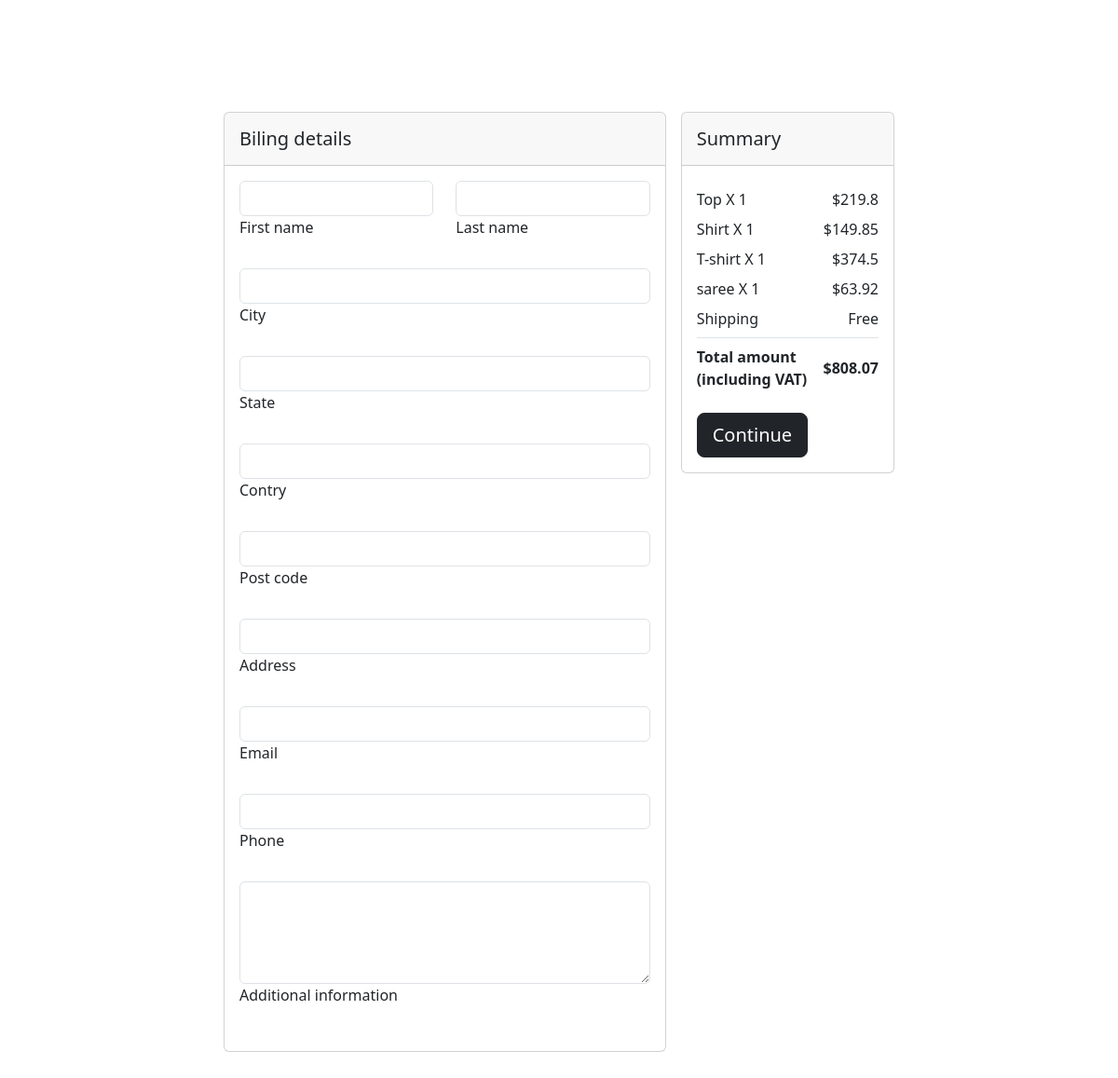
Screenshot of /checkout/ (signed in) with the database file from the repository.
### Home/models.py (models this page shows)
class shopingCart(models.Model):
    user=models.ForeignKey(User, on_delete=models.CASCADE)
    Product = models.ForeignKey(Product,on_delete=models.CASCADE)
    quntity=models.IntegerField(null=True,blank=True)
    color=models.TextField(max_length=25, null=True,blank=True)
    size=models.TextField(max_length=25, null=True,blank=True)
    price=models.FloatField(null=True,blank=True)
    total_price=models.FloatField(null=True,blank=True)
    image=models.ImageField(upload_to='images',blank=True)

class Product(models.Model):
    id=models.TextField(primary_key=True,unique=True)
    name=models.TextField(max_length=25, null=True,blank=True)
    buyer= models.ForeignKey(buyer, on_delete=models.CASCADE)
    category = models.ForeignKey(category, on_delete=models.CASCADE)
    image=models.ImageField(upload_to='images',blank=True)
    size=models.ManyToManyField('size')
    color=models.ManyToManyField('color')
    description=models.TextField(max_length=100, null=True,blank=True)
    price= models.FloatField(null=True,blank=True)
    off= models.IntegerField(null=True,blank=True)
    posted_by=models.ForeignKey(User,on_delete=models.CASCADE, null=True,blank=True)
    availability=models.ForeignKey(availability, on_delete=models.CASCADE)

### Home/views.py (the view)
# urls.py: path('checkout/', checkout, name='checkout'),
@login_required(login_url="Loginpage")
def checkout(request):
    user_id=request.user.id
    user =User.objects.get(id=user_id)
    product = shopingCart.objects.filter(user=user)
    total_amount=0
    for i in product:
        total_amount=i.total_price+total_amount
    amount=int(total_amount)
    context={
        'amount':total_amount,
        'product_list':product,
        }
    return render(request, 'orderplace.html',context)

### templates/orderplace.html (shortened to what this page needs)
<!doctype html>
<html lang="en">
  <head>
    <link href="https://cdn.jsdelivr.net/npm/bootstrap@5.3.0-alpha1/dist/css/bootstrap.min.css" rel="stylesheet">
  </head>
  <body>
    <div class="main-div">
    <div class="row g-3">
        <div class="col-md-8 mb-4">
          <div class="card mb-4">
            <div class="card-header py-3">
              <h5 class="mb-0">Biling details</h5>
            </div>
            <div class="card-body">
              <form action="{% url 'orderupdate' %}" method="post" enctype="multipart/form-data">
                <div class="row mb-4">
                  <div class="col">
                    <div class="form-outline">
                      <input type="text" id="form7Example1" class="form-control" name="fname" required/>
                      <label class="form-label" for="form7Example1">First name</label>
                    </div>
                  </div>
                  <div class="col">
                    <div class="form-outline">
                      <input type="text" id="form7Example2" class="form-control" name="lname" required/>
                      <label class="form-label" for="form7Example2">Last name</label>
                    </div>
                  </div>
                </div>
                <div class="form-outline mb-4">
                  <input type="text" id="form7Example3" class="form-control" name="city" required/>
                  <label class="form-label" for="form7Example3">City</label>
                </div>
                <div class="form-outline mb-4">
                  <input type="text" id="form7Example3" class="form-control" name="state" required />
                  <label class="form-label" for="form7Example3">State</label>
                </div>
                <div class="form-outline mb-4">
                  <input type="text" id="form7Example3" class="form-control" name="country" required/>
                  <label class="form-label" for="form7Example3">Contry</label>
                </div>
                <div class="form-outline mb-4">
                  <input type="text" id="form7Example3" class="form-control" name=" pcode"pattern="[1-9]{1}[0-9]{5}|[1-9]{1}[0-9]{3}\\s[0-9]{3}" require/>
                  <label class="form-label" for="form7Example3"  d>Post code</label>
                </div>
                <div class="form-outline mb-4">
                  <input type="text" id="form7Example4" class="form-control" name="addres" required/>
                  <label class="form-label" for="form7Example4">Address</label>
                </div>
                <div class="form-outline mb-4">
                  <input type="email" id="form7Example5" class="form-control" name="email" pattern="[a-z0-9._%+-]+@[a-z0-9.-]+\.[a-z]{2,4}$" required/>
                  <label class="form-label" for="form7Example5">Email</label>
                </div>
                <div class="form-outline mb-4">
                  <input type="number" id="form7Example6" class="form-control" name="phone"  pattern="[789]{1}+[0-9]{9}" required/>
                  <label class="form-label" for="form7Example6">Phone</label>
                </div>
                <div class="form-outline mb-4">
                  <textarea class="form-control" id="form7Example7" rows="4" name="addinfo"></textarea>
                  <label class="form-label" for="form7Example7">Additional information</label>
                </div>
            </div>
          </div>
        </div>
        <div class="col-md-4 mb-4">
          <div class="card mb-4">
            <div class="card-header py-3">
              <h5 class="mb-0">Summary</h5>
            </div>
            <div class="card-body">
              <ul class="list-group list-group-flush">
                {%for i in product_list %}
                <li class="list-group-item d-flex justify-content-between align-items-center border-0 px-0 pb-0">
                  {{i.Product.name}} X {{i.quntity}}
                  <span>${{i.total_price}}</span>
                </li>
                {% endfor %}
                <li class="list-group-item d-flex justify-content-between align-items-center px-0">
                  Shipping
                  <span>Free</span>
                </li>
                <li class="list-group-item d-flex justify-content-between align-items-center border-0 px-0 mb-3">
                  <div>
                    <strong>Total amount</strong>
                    <strong>
                      <p class="mb-0">(including VAT)</p>
                    </strong>
                  </div>
                  <span><strong>${{amount|floatformat:'2'}}</strong></span>
                </li>
              </ul>
              <button type="submit"  class="btn btn-dark btn-lg btn-block">
                Continue
              </button>
            </div>
          </div>
        </div>
      </div>
    </div>
  </body>
</html>

### templates/orderplace.html (style rules this page uses)
.main-div { padding-left: 20%; padding-right: 20%; padding-top: 10%; }

### rows the page displays
shopingCart: Product.name "Top", quntity "1", total_price "219.8"
shopingCart: Product.name "Shirt", quntity "1", total_price "149.85"
shopingCart: Product.name "T-shirt", quntity "1", total_price "374.5"
shopingCart: Product.name "saree", quntity "1", total_price "63.92"

### other values shown
{{ amount|floatformat:'2' }} "808.07"
